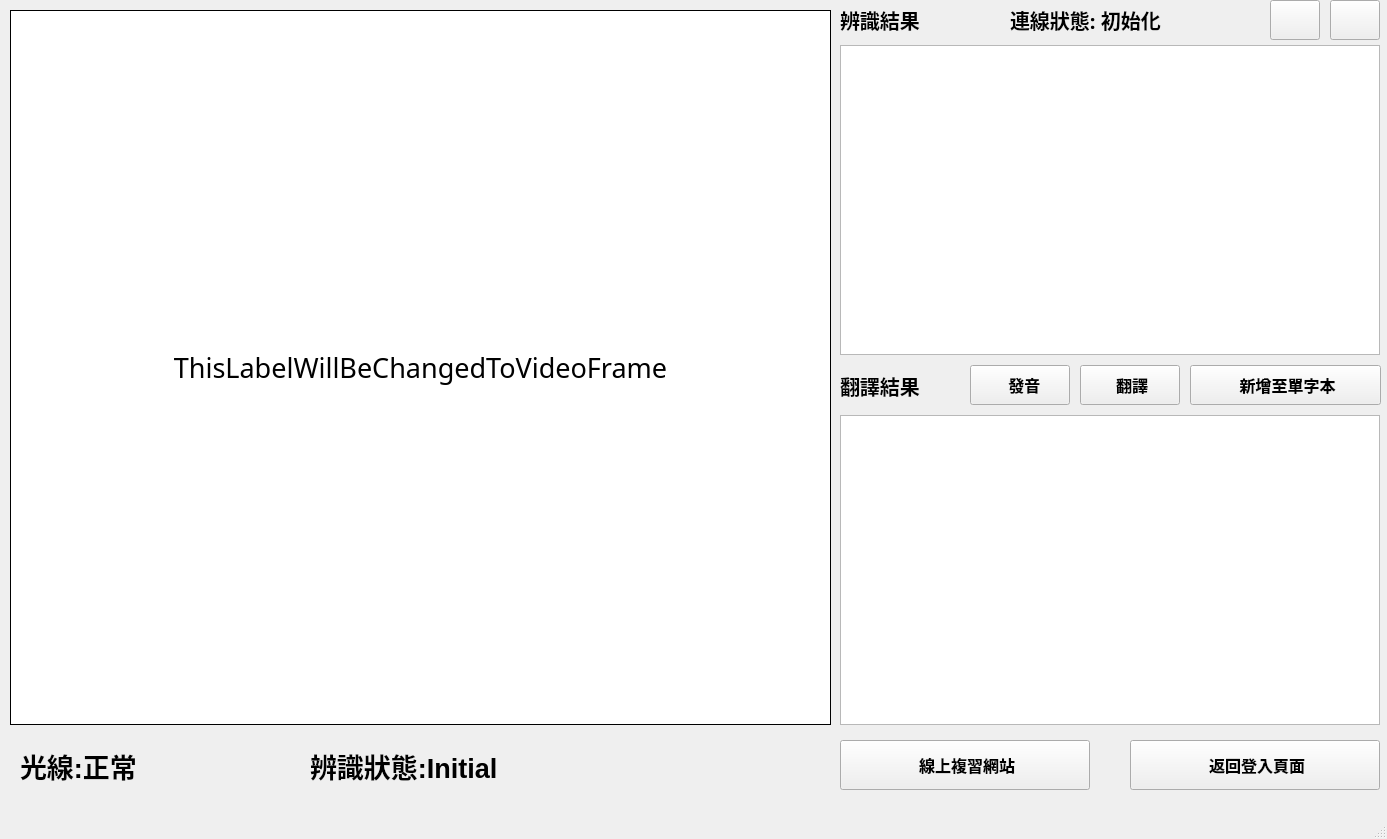
<?xml version="1.0" encoding="UTF-8"?>
<ui version="4.0">
 <class>SmartLearningSystemGUI</class>
 <widget class="QMainWindow" name="SmartLearningSystemGUI">
  <property name="geometry">
   <rect>
    <x>0</x>
    <y>0</y>
    <width>1387</width>
    <height>839</height>
   </rect>
  </property>
  <property name="windowTitle">
   <string>MainWindow</string>
  </property>
  <property name="styleSheet">
   <string notr="true">color:black</string>
  </property>
  <widget class="QWidget" name="centralwidget">
   <property name="autoFillBackground">
    <bool>false</bool>
   </property>
   <widget class="QLabel" name="camera_label">
    <property name="geometry">
     <rect>
      <x>10</x>
      <y>10</y>
      <width>821</width>
      <height>715</height>
     </rect>
    </property>
    <property name="font">
     <font>
      <family>Agency FB</family>
      <pointsize>20</pointsize>
     </font>
    </property>
    <property name="frameShape">
     <enum>QFrame::Panel</enum>
    </property>
    <property name="frameShadow">
     <enum>QFrame::Plain</enum>
    </property>
    <property name="text">
     <string>ThisLabelWillBeChangedToVideoFrame</string>
    </property>
    <property name="scaledContents">
     <bool>false</bool>
    </property>
    <property name="alignment">
     <set>Qt::AlignCenter</set>
    </property>
   </widget>
   <widget class="QTextEdit" name="translate_box">
    <property name="enabled">
     <bool>true</bool>
    </property>
    <property name="geometry">
     <rect>
      <x>840</x>
      <y>415</y>
      <width>540</width>
      <height>310</height>
     </rect>
    </property>
    <property name="font">
     <font>
      <pointsize>12</pointsize>
      <weight>75</weight>
      <bold>true</bold>
     </font>
    </property>
   </widget>
   <widget class="QLabel" name="translate_label">
    <property name="geometry">
     <rect>
      <x>840</x>
      <y>365</y>
      <width>151</width>
      <height>41</height>
     </rect>
    </property>
    <property name="font">
     <font>
      <family>標楷體</family>
      <pointsize>15</pointsize>
      <weight>75</weight>
      <bold>true</bold>
     </font>
    </property>
    <property name="text">
     <string>翻譯結果 </string>
    </property>
   </widget>
   <widget class="QLabel" name="result_label">
    <property name="geometry">
     <rect>
      <x>840</x>
      <y>0</y>
      <width>161</width>
      <height>40</height>
     </rect>
    </property>
    <property name="font">
     <font>
      <family>標楷體</family>
      <pointsize>15</pointsize>
      <weight>75</weight>
      <bold>true</bold>
     </font>
    </property>
    <property name="text">
     <string>辨識結果 </string>
    </property>
   </widget>
   <widget class="QPushButton" name="back_btn">
    <property name="geometry">
     <rect>
      <x>1130</x>
      <y>740</y>
      <width>250</width>
      <height>50</height>
     </rect>
    </property>
    <property name="font">
     <font>
      <family>Agency FB</family>
      <pointsize>12</pointsize>
      <weight>75</weight>
      <bold>true</bold>
     </font>
    </property>
    <property name="text">
     <string> 返回登入頁面</string>
    </property>
   </widget>
   <widget class="QTextEdit" name="result_box">
    <property name="geometry">
     <rect>
      <x>840</x>
      <y>45</y>
      <width>540</width>
      <height>310</height>
     </rect>
    </property>
    <property name="font">
     <font>
      <pointsize>12</pointsize>
      <weight>75</weight>
      <bold>true</bold>
     </font>
    </property>
   </widget>
   <widget class="QPushButton" name="translate_btn">
    <property name="geometry">
     <rect>
      <x>1080</x>
      <y>365</y>
      <width>100</width>
      <height>40</height>
     </rect>
    </property>
    <property name="font">
     <font>
      <pointsize>12</pointsize>
      <weight>75</weight>
      <bold>true</bold>
     </font>
    </property>
    <property name="text">
     <string> 翻譯</string>
    </property>
   </widget>
   <widget class="QTableWidget" name="tableWidget">
    <property name="geometry">
     <rect>
      <x>10</x>
      <y>10</y>
      <width>821</width>
      <height>715</height>
     </rect>
    </property>
   </widget>
   <widget class="QPushButton" name="add_btn">
    <property name="geometry">
     <rect>
      <x>1190</x>
      <y>365</y>
      <width>191</width>
      <height>40</height>
     </rect>
    </property>
    <property name="font">
     <font>
      <family>Agency FB</family>
      <pointsize>12</pointsize>
      <weight>75</weight>
      <bold>true</bold>
     </font>
    </property>
    <property name="text">
     <string> 新增至單字本</string>
    </property>
   </widget>
   <widget class="QPushButton" name="sound_btn">
    <property name="geometry">
     <rect>
      <x>970</x>
      <y>365</y>
      <width>100</width>
      <height>40</height>
     </rect>
    </property>
    <property name="font">
     <font>
      <pointsize>12</pointsize>
      <weight>75</weight>
      <bold>true</bold>
     </font>
    </property>
    <property name="text">
     <string>  發音</string>
    </property>
   </widget>
   <widget class="QPushButton" name="clear_btn">
    <property name="geometry">
     <rect>
      <x>1270</x>
      <y>0</y>
      <width>50</width>
      <height>40</height>
     </rect>
    </property>
    <property name="font">
     <font>
      <pointsize>9</pointsize>
     </font>
    </property>
    <property name="text">
     <string/>
    </property>
    <property name="autoDefault">
     <bool>false</bool>
    </property>
    <property name="default">
     <bool>false</bool>
    </property>
    <property name="flat">
     <bool>false</bool>
    </property>
   </widget>
   <widget class="QLabel" name="state_label">
    <property name="geometry">
     <rect>
      <x>310</x>
      <y>730</y>
      <width>511</width>
      <height>71</height>
     </rect>
    </property>
    <property name="font">
     <font>
      <pointsize>20</pointsize>
      <weight>75</weight>
      <bold>true</bold>
     </font>
    </property>
    <property name="autoFillBackground">
     <bool>false</bool>
    </property>
    <property name="text">
     <string>辨識狀態:Initial</string>
    </property>
   </widget>
   <widget class="QLabel" name="warning_label">
    <property name="geometry">
     <rect>
      <x>20</x>
      <y>730</y>
      <width>241</width>
      <height>71</height>
     </rect>
    </property>
    <property name="font">
     <font>
      <pointsize>20</pointsize>
      <weight>75</weight>
      <bold>true</bold>
     </font>
    </property>
    <property name="autoFillBackground">
     <bool>false</bool>
    </property>
    <property name="text">
     <string>光線:正常</string>
    </property>
   </widget>
   <widget class="QLabel" name="connectionLabel">
    <property name="geometry">
     <rect>
      <x>1010</x>
      <y>0</y>
      <width>241</width>
      <height>40</height>
     </rect>
    </property>
    <property name="font">
     <font>
      <family>標楷體</family>
      <pointsize>15</pointsize>
      <weight>75</weight>
      <bold>true</bold>
     </font>
    </property>
    <property name="text">
     <string>連線狀態: 初始化</string>
    </property>
   </widget>
   <widget class="QPushButton" name="expand_btn">
    <property name="geometry">
     <rect>
      <x>1330</x>
      <y>0</y>
      <width>50</width>
      <height>40</height>
     </rect>
    </property>
    <property name="sizePolicy">
     <sizepolicy hsizetype="Fixed" vsizetype="Fixed">
      <horstretch>0</horstretch>
      <verstretch>0</verstretch>
     </sizepolicy>
    </property>
    <property name="text">
     <string/>
    </property>
   </widget>
   <widget class="QListWidget" name="wordList">
    <property name="geometry">
     <rect>
      <x>1400</x>
      <y>40</y>
      <width>300</width>
      <height>680</height>
     </rect>
    </property>
    <property name="sizePolicy">
     <sizepolicy hsizetype="Preferred" vsizetype="Preferred">
      <horstretch>0</horstretch>
      <verstretch>0</verstretch>
     </sizepolicy>
    </property>
    <property name="font">
     <font>
      <pointsize>12</pointsize>
      <weight>75</weight>
      <bold>true</bold>
     </font>
    </property>
    <property name="styleSheet">
     <string notr="true"/>
    </property>
   </widget>
   <widget class="QLabel" name="result_label_2">
    <property name="geometry">
     <rect>
      <x>1400</x>
      <y>0</y>
      <width>161</width>
      <height>41</height>
     </rect>
    </property>
    <property name="font">
     <font>
      <family>標楷體</family>
      <pointsize>15</pointsize>
      <weight>75</weight>
      <bold>true</bold>
     </font>
    </property>
    <property name="text">
     <string>本地端單字</string>
    </property>
   </widget>
   <widget class="QPushButton" name="removeWord_btn">
    <property name="geometry">
     <rect>
      <x>1400</x>
      <y>740</y>
      <width>301</width>
      <height>50</height>
     </rect>
    </property>
    <property name="font">
     <font>
      <family>Agency FB</family>
      <pointsize>12</pointsize>
      <weight>75</weight>
      <bold>true</bold>
     </font>
    </property>
    <property name="text">
     <string>移除單字</string>
    </property>
   </widget>
   <widget class="Line" name="line">
    <property name="geometry">
     <rect>
      <x>1380</x>
      <y>0</y>
      <width>20</width>
      <height>791</height>
     </rect>
    </property>
    <property name="orientation">
     <enum>Qt::Vertical</enum>
    </property>
   </widget>
   <widget class="QPushButton" name="reviewWebsite_btn">
    <property name="geometry">
     <rect>
      <x>840</x>
      <y>740</y>
      <width>250</width>
      <height>50</height>
     </rect>
    </property>
    <property name="font">
     <font>
      <pointsize>12</pointsize>
      <weight>75</weight>
      <bold>true</bold>
     </font>
    </property>
    <property name="text">
     <string> 線上複習網站</string>
    </property>
   </widget>
   <widget class="QPushButton" name="reload_btn">
    <property name="geometry">
     <rect>
      <x>1650</x>
      <y>0</y>
      <width>50</width>
      <height>40</height>
     </rect>
    </property>
    <property name="sizePolicy">
     <sizepolicy hsizetype="Fixed" vsizetype="Fixed">
      <horstretch>0</horstretch>
      <verstretch>0</verstretch>
     </sizepolicy>
    </property>
    <property name="text">
     <string/>
    </property>
   </widget>
   <zorder>tableWidget</zorder>
   <zorder>camera_label</zorder>
   <zorder>translate_box</zorder>
   <zorder>translate_label</zorder>
   <zorder>result_label</zorder>
   <zorder>back_btn</zorder>
   <zorder>result_box</zorder>
   <zorder>translate_btn</zorder>
   <zorder>add_btn</zorder>
   <zorder>sound_btn</zorder>
   <zorder>clear_btn</zorder>
   <zorder>state_label</zorder>
   <zorder>warning_label</zorder>
   <zorder>connectionLabel</zorder>
   <zorder>expand_btn</zorder>
   <zorder>wordList</zorder>
   <zorder>result_label_2</zorder>
   <zorder>removeWord_btn</zorder>
   <zorder>line</zorder>
   <zorder>reviewWebsite_btn</zorder>
   <zorder>reload_btn</zorder>
  </widget>
  <widget class="QMenuBar" name="menubar">
   <property name="geometry">
    <rect>
     <x>0</x>
     <y>0</y>
     <width>1387</width>
     <height>25</height>
    </rect>
   </property>
  </widget>
  <widget class="QStatusBar" name="statusbar"/>
 </widget>
 <resources/>
 <connections/>
</ui>
